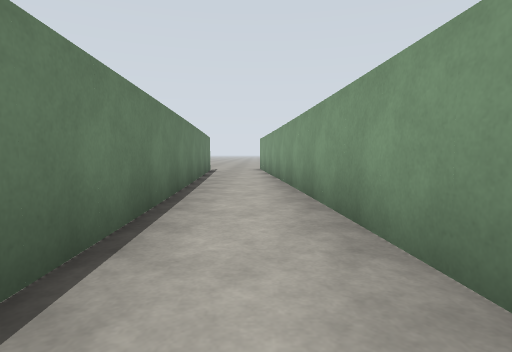
View 1 (above)

17 first-person views from a walk through a robot-simulator world made for Gazebo. The camera is 1.2 m above the floor, tilts 4° down and sees 80° across. The floor is counted in squares, 2 m on a side. Each view is taken from the middle of a square. On the plan, view 1 faces up. The plan holds only what a view shows up to about 9 squares ahead; the rest is blank.

View 2
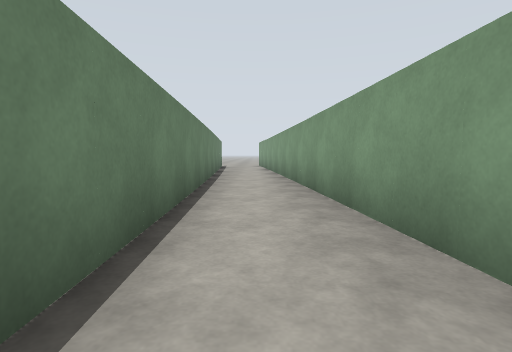

View 3
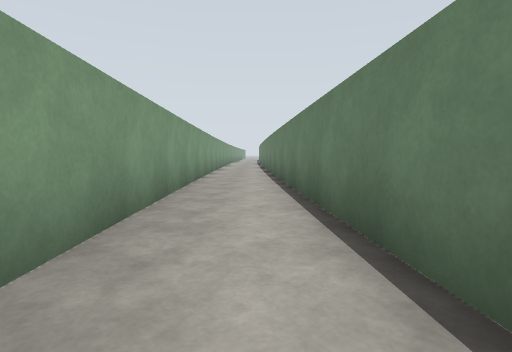

View 4
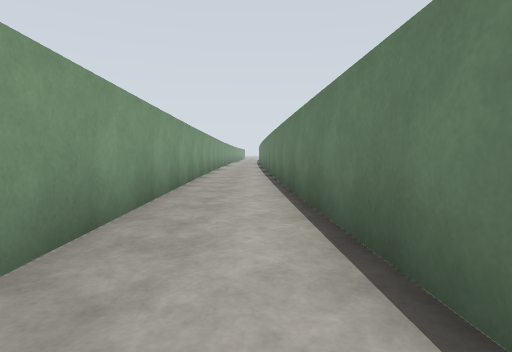

View 5
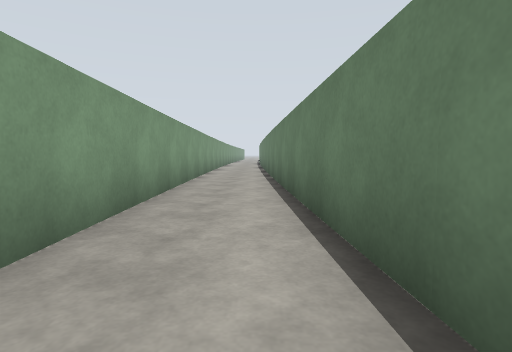

View 6
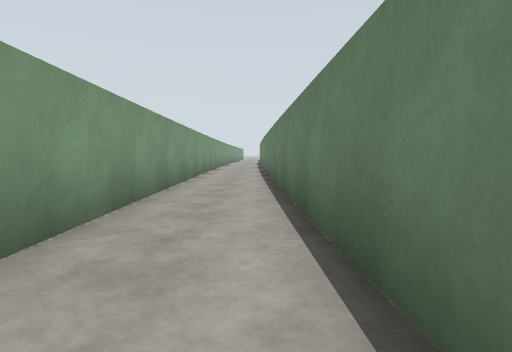

View 7
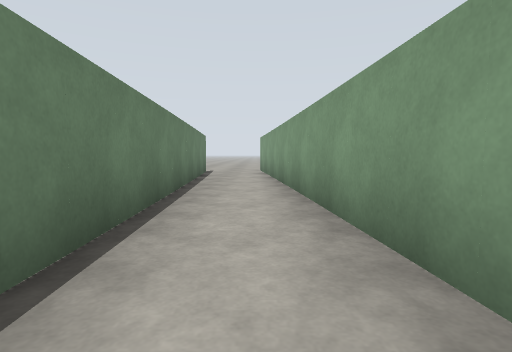

View 8
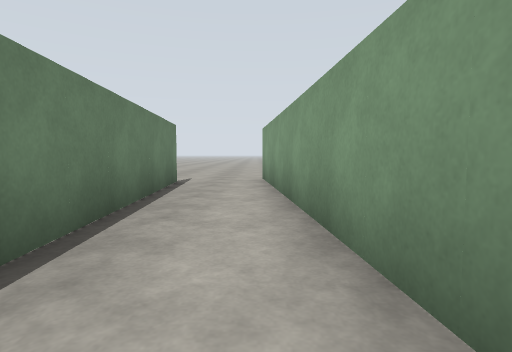

View 9
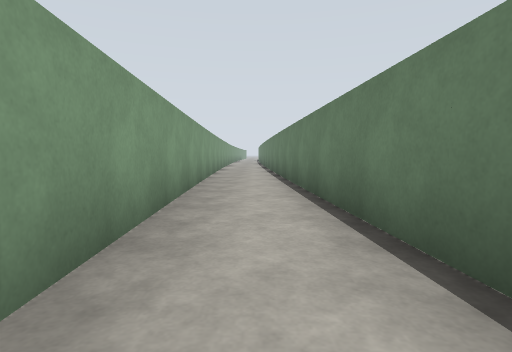

View 10
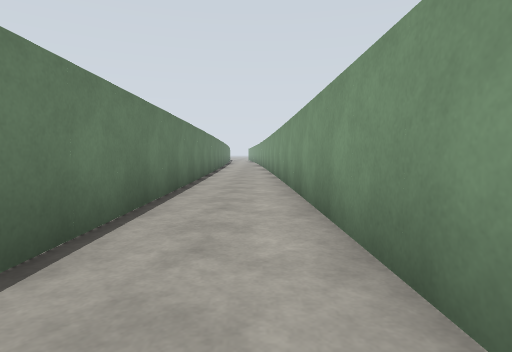

View 11
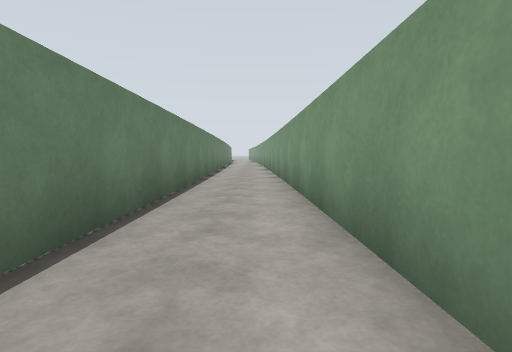

View 12
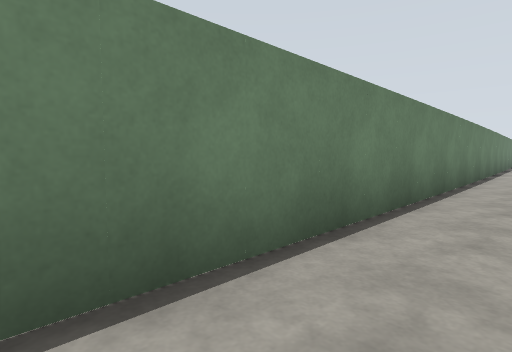

View 13
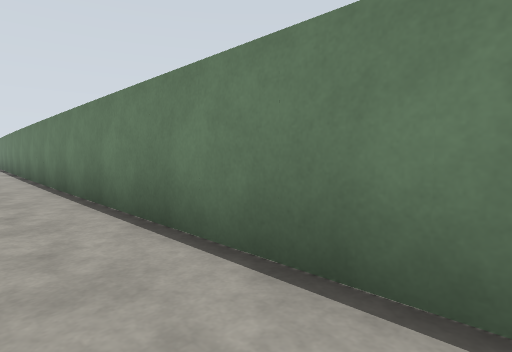

View 14
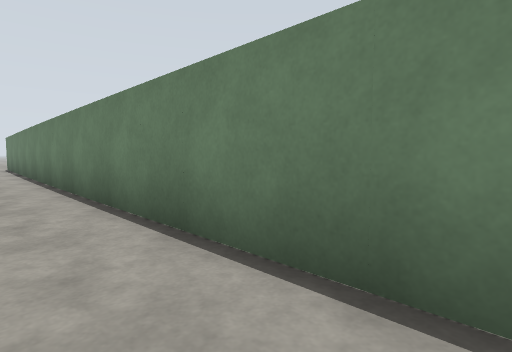

View 15
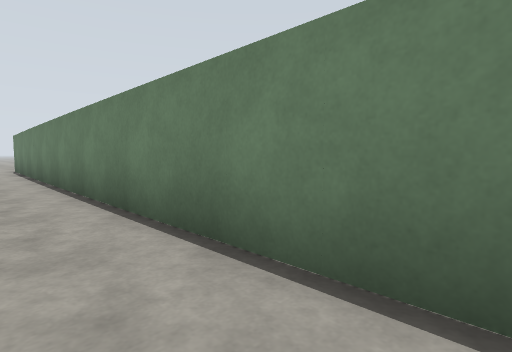

View 16
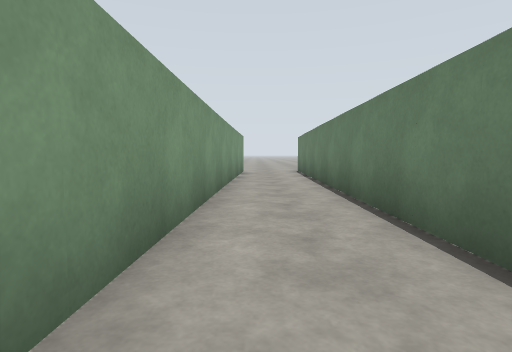

View 17
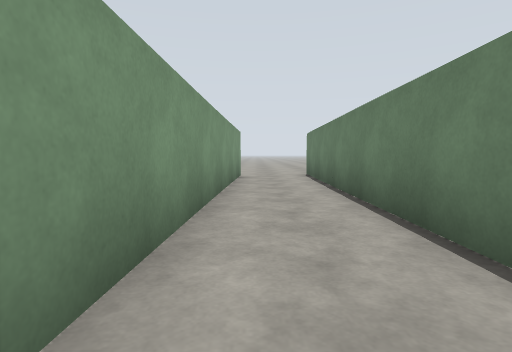

### Floor plan
Ten units are one square. View 1 is at (0, 0); x grows to the right and y downward. Boxes are objects, and circles mark ways between rooms. Rooms are numbered by the first view taken in them; rooms with no view inside come last. Other rooms are left out.
<svg viewBox="-19 -90 41 515">
<path fill="none" stroke="#000" d="M15 94 5 -85M-14 -84 -4 106M17 223 16 105M-2 157 -3 406M-4 143 -4 160M16 106 15 94M-4 106 -2 143M-5 405 -5 414M15 415 17 327"/>
<circle cx="10" cy="100" r="3" fill="#2a7"/>
<text x="0" y="10">1</text>
<text x="10" y="250">2</text>
</svg>
Room 1 opens to room 2.

Where each view was taken, in squares from view 1:
view 1: 0 up, 0 right, facing up
view 2: 4 down, 0 right, facing up
view 3: 1 down, 0 right, facing down
view 4: 3 down, 0 right, facing down
view 5: 5 down, 0 right, facing down
view 6: 8 down, 0 right, facing down
view 7: 1 up, 0 right, facing up
view 8: 5 up, 0 right, facing up
view 9: 3 up, 0 right, facing down
view 10: 21 down, 1 right, facing up
view 11: 23 down, 1 right, facing up
view 12: 26 down, 1 right, facing up-left
view 13: 23 down, 1 right, facing down-left
view 14: 28 down, 1 right, facing down-left
view 15: 30 down, 1 right, facing down-left
view 16: 32 down, 1 right, facing down
view 17: 34 down, 1 right, facing down
